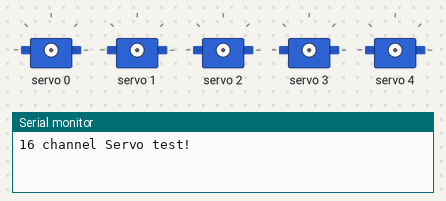
A sketch run on a simulated Arduino Uno, built with avr-gcc and run on an emulated ATmega328P. Parts: 5 × servo, the last lines printed to the serial monitor.

Above: at 0.1 s.
At 4.6 s:
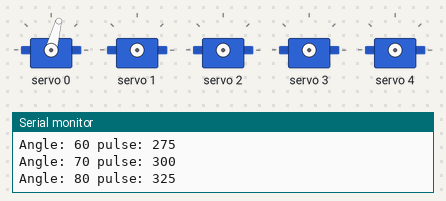
At 9.6 s:
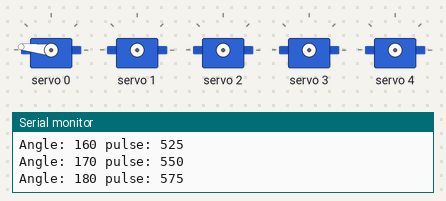
At 19.6 s:
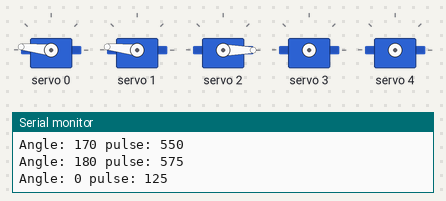
At 29.1 s:
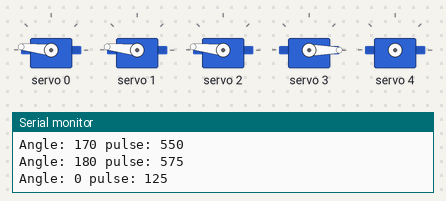
At 39.1 s:
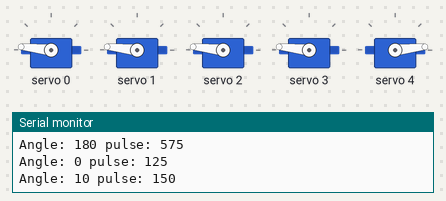
Timing chart, 0 to 40.0 s (numbered marks = the images above):
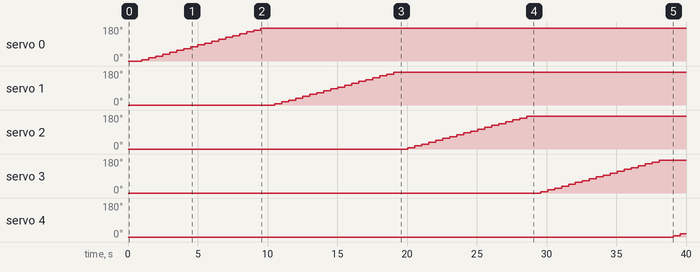

Measured:
- by itself, servo 0–3: moves from 0° to 174° over 8.5 s
- by itself, servo 4: 0° → 6° at 39.1 s, → 16° 0.50 s later

The sketch:

PWM_servo_motors.ino
```cpp
#include <Wire.h>
#include <Adafruit_PWMServoDriver.h>

Adafruit_PWMServoDriver pwm = Adafruit_PWMServoDriver();

#define SERVOMIN  125 // this is the 'minimum' pulse length count (out of 4096)
#define SERVOMAX  575 // this is the 'maximum' pulse length count (out of 4096)

// our servo # counter
uint8_t servonum = 0;

void setup() {
  Serial.begin(9600);
  Serial.println("16 channel Servo test!");

  pwm.begin();

  pwm.setPWMFreq(60);  // Analog servos run at ~60 Hz updates

  //yield();
}


void loop() {


for(int i=0; i<16; i++)
  {
    for( int angle =0; angle<181; angle +=10){
      delay(500);
        pwm.setPWM(i, 0, angleToPulse(angle) );


    }

  }

  delay(1000);// wait for 1 second

}

/*
/* angleToPulse(int ang)
 * @brief gets angle in degree and returns the pulse width
 * @param "ang" is integer represending angle from 0 to 180
 * @return returns integer pulse width
 * Usage to use 65 degree: angleToPulse(65);
 */

int angleToPulse(int ang){
   int pulse = map(ang,0, 180, SERVOMIN,SERVOMAX);// map angle of 0 to 180 to Servo min and Servo max
   Serial.print("Angle: ");Serial.print(ang);
   Serial.print(" pulse: ");Serial.println(pulse);
   return pulse;
}
```
